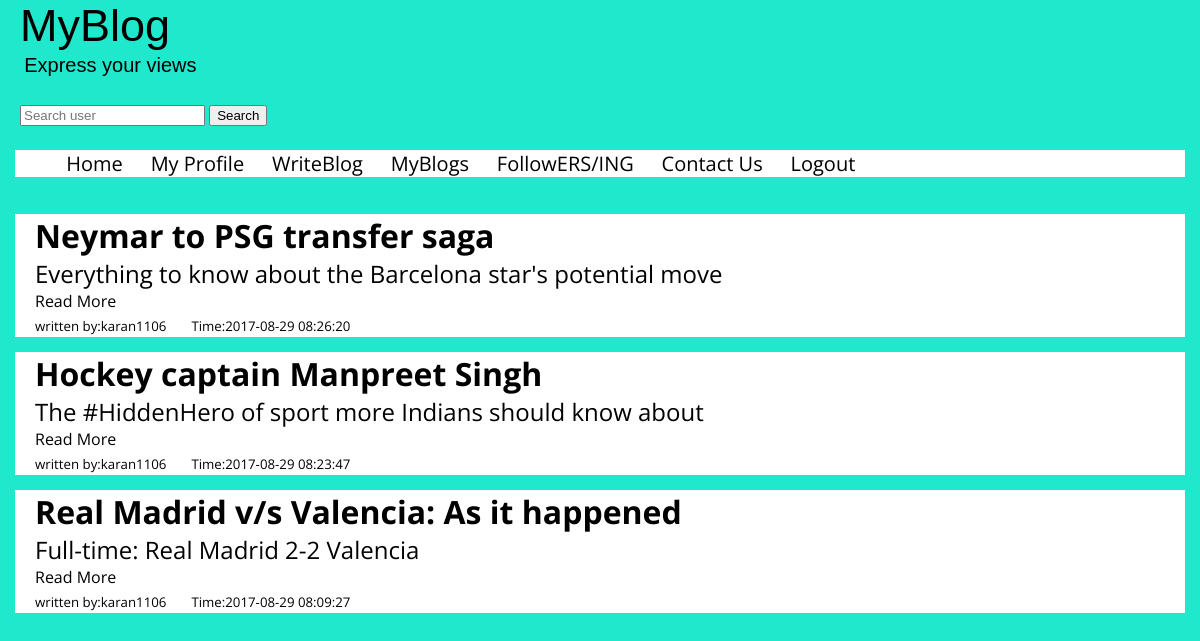
The app's page /networkBlog.php (signed in) with its own data.
### tables this page shows
CREATE TABLE `blogpost` (
  `id` int(11) NOT NULL,
  `blogger` varchar(25) NOT NULL,
  `date` timestamp NOT NULL DEFAULT CURRENT_TIMESTAMP,
  `title` varchar(150) NOT NULL,
  `descript` varchar(250) NOT NULL,
  `post` varchar(2500) NOT NULL,
  `status` char(1) NOT NULL DEFAULT '0'
);

### networkBlog.php (the view, shortened to what this page needs)
<!DOCTYPE html>
<html>
<head>
	<link rel="stylesheet" type="text/css" href="style.css">
</head>
<body>
	<div class="header"><h2> MyBlog</h2>
			<p style="font-size: 20px;">&nbsp;&nbsp;&nbsp;&nbsp;Express your views</p>
	</div>
	<br>
	<div class="search">
		<form action="search.php" method="post">
			<input type = "text" placeholder = "Search user" name ="key">
			<button type="submit">Search</button>
		</form>
	</div>
	<br>
	<div class = "menu">
		<ul>
  		<li><a href="index.php">Home</a></li>
  		<li><a href="profile.php">My Profile</a></li>
  		<li><a href="writeBlog.php?publish=0">WriteBlog</a></li>
  		<li><a href="viewBlog.php">MyBlogs</a></li>
		<li><a href="networkBlog.php" title="View Blogs of your network">FollowERS/ING</a></li>
 	    <li><a href="contactUs.php">Contact Us</a></li>
 		<li><a href="logout.php">Logout</a></li>
		</ul>
	</div>
	<br>
	<div class="posts">
	<?php
		include 'authorize.php';
		$sql = "select * from blogpost where status = 1 and blogger in (select following as blogger from follows where userID like '".$_SESSION['logged']."') order by date desc;";
		$res = $conn->query($sql);
		if($res->num_rows>0){
			while($row=$res->fetch_assoc()){
				echo "<div class = 'post'><h1>".$row['title']."</h1><h2>".$row['descript']."</h2><h4><a href=openBlog.php?id=".$row['id'].">Read More</a></h4><h5> written by:<a href='loadProfile.php?userID=".$row['blogger']."'>".$row['blogger']."</a><span style='margin-left:25px;'>Time:".$row['date']."</h5></div>";
			}
		}
		else
			echo "&nbsp;&nbsp;&nbsp;&nbsp;No blogposts to show";
	?>
	</div>
</body>
</html>

### style.css (style rules this page uses)
body { margin: 0px; background-color: #1FE8CD; font-family: 'Open Sans', sans-serif; }
.header { background-color: #1FE8CD; color: black; font-size: 30px; margin-bottom: 0px; font-family: 'PT Sans', sans-serif; }
.header h3, h5 { margin: 0px; padding-left: 20px; padding-top: 5px; padding-bottom: 0px; }
.menu ul { font-size: 20px; list-style-type: none; margin: 0px 15px 0px 15px; background-color: white; }
.menu li { display: inline; padding-right: 1%; padding-left: 1%; padding-top: 0px; padding-bottom: 0px; font-size: 20px; }
.menu { margin: 0; }
.menu a { text-decoration: none; color: black; }
.post { background-color: white; border: 20px; border-color: black; margin: 15px; color: black; }
.post h1, h4, h5, h2 { padding-left: 20px; padding-right: 10px; margin: 0px; }
.post h5 { padding-bottom: 2px; }
.post h4, h5, h2 { font-weight: normal; }
.post a { text-decoration: none; color: black; }
.search { background-color: #1FE8CD; padding: 2px; padding-left: 20px; color: black; }
p { margin: 0; padding: 2px; }

### records on screen
blogpost: title "Neymar to PSG transfer saga", descript "Everything to know about the Barcelona star's potential move", blogger "karan1106", date "2017-08-29 08:26:20"
blogpost: title "Hockey captain Manpreet Singh", descript "The #HiddenHero of sport more Indians should know about", blogger "karan1106", date "2017-08-29 08:23:47"
blogpost: title "Real Madrid v/s Valencia: As it happened", descript "Full-time: Real Madrid 2-2 Valencia", blogger "karan1106", date "2017-08-29 08:09:27"
